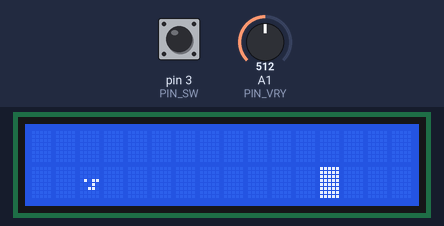
Recording of a sketch running on a simulated Arduino Uno, built with avr-gcc and run on an emulated ATmega328P. Parts: 16×2 character LCD. The test bench sets the inputs (shaded band); at power-on: A1 (PIN_VRY) = 512, pin 3 (PIN_SW) HIGH. Random numbers use the default seed unless the sketch sets one.

Above: at 1.2 s.
1.4 s: A1 (PIN_VRY) set to 415
3.4 s: A1 (PIN_VRY) set to 389
At 3.6 s:
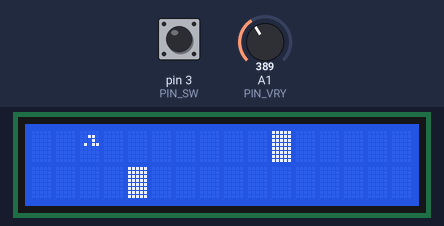
5.5 s: A1 (PIN_VRY) set to 410
At 6.02 s:
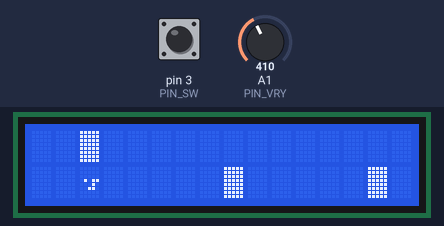
7.6 s: pin 3 (PIN_SW) pulled LOW for 0.15 s
At 13.3 s:
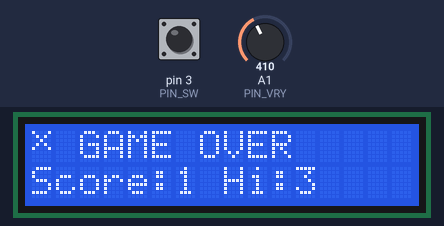

Measured:
- the behaviour switches between 400 and 399 on A1 (PIN_VRY) (found by bisection; images 0 and 1)
- after the input at 7.6 s, the display: first changes after 0.26 s (image 3 shows a later state)

The sketch:

Game_FlappyBird_LCD.ino
```cpp
#include <Wire.h>
#include <LiquidCrystal_I2C.h>

// ---- LCD config ----
LiquidCrystal_I2C lcd(0x27, 16, 2); // change to 0x3F if 0x27 doesn't work

// ---- Pins ----
#define PIN_VRY   A1
#define PIN_SW    3

// ---- Game constants ----
#define BIRD_COL      2
#define OBST_COUNT    3
#define SPACING       6
#define HOVER_TIME    250
#define MIN_TICK      140
#define START_TICK    320
#define FLAP_ANIM_MS  160   // how long wings stay "up" after a flap, for animation

// ---- Custom characters ----
// Bird flying level, wings up
byte birdWingUp[8] = {
  0b00000,
  0b00110,
  0b00010,
  0b01011,
  0b00000,
  0b00000,
  0b00000,
  0b00000
};
// Bird flying level, wings down (mid-flap)
byte birdWingDown[8] = {
  0b00000,
  0b00000,
  0b00000,
  0b01011,
  0b00010,
  0b00110,
  0b00000,
  0b00000
};
byte pipeBlock[8] = {
  0b11111,0b11111,0b11111,0b11111,0b11111,0b11111,0b11111,0b11111
};
byte deadBird[8] = {
  0b10001,0b01010,0b00100,0b01010,0b10001,0b00000,0b00000,0b00000
};

#define CH_BIRD_WUP   1
#define CH_BIRD_WDN   2
#define CH_PIPE       3
#define CH_DEAD       4

// ---- Game state ----
enum GameState { PLAYING, GAMEOVER };
GameState state = PLAYING;

struct Obstacle {
  int col;
  byte gapRow;
  bool scored;
};
Obstacle obst[OBST_COUNT];

byte birdRow = 1;
unsigned long lastFlap = 0;
unsigned long lastTick = 0;
unsigned long tickInterval = START_TICK;
int score = 0;
int highScore = 0;
bool wingUp = true;

// Frame buffers for dirty-cell diffing (prevents flicker)
char currFrame[2][16];
char prevFrame[2][16];

void setup() {
  pinMode(PIN_SW, INPUT_PULLUP);
  randomSeed(analogRead(A0));

  lcd.init();
  lcd.backlight();
  lcd.createChar(CH_BIRD_WUP, birdWingUp);
  lcd.createChar(CH_BIRD_WDN, birdWingDown);
  lcd.createChar(CH_PIPE, pipeBlock);
  lcd.createChar(CH_DEAD, deadBird);

  resetGame();
}

void resetGame() {
  birdRow = 1;
  lastFlap = millis();
  lastTick = millis();
  tickInterval = START_TICK;
  score = 0;
  wingUp = true;

  for (int i = 0; i < OBST_COUNT; i++) {
    obst[i].col = 15 + i * SPACING;
    obst[i].gapRow = random(0, 2);
    obst[i].scored = false;
  }

  for (int r = 0; r < 2; r++)
    for (int c = 0; c < 16; c++) {
      currFrame[r][c] = ' ';
      prevFrame[r][c] = '?'; // force full redraw first pass
    }

  state = PLAYING;
  lcd.clear();
  buildFrame();
  render();
}

void loop() {
  unsigned long now = millis();

  if (state == PLAYING) {
    readJoystick(now);

    // wing animation flaps quickly regardless of tick speed
    wingUp = ((now / FLAP_ANIM_MS) % 2 == 0);

    if (now - lastFlap > HOVER_TIME) {
      birdRow = 1; // gravity
    }

    // redraw bird position every short interval for smooth wing animation
    static unsigned long lastAnimDraw = 0;
    if (now - lastAnimDraw >= FLAP_ANIM_MS) {
      lastAnimDraw = now;
      buildFrame();
      render();
    }

    if (now - lastTick >= tickInterval) {
      lastTick = now;
      moveObstacles();
      if (checkCollision()) {
        gameOver();
      } else {
        buildFrame();
        render();
        if (tickInterval > MIN_TICK) tickInterval -= 2;
      }
    }
  } else { // GAMEOVER
    if (digitalRead(PIN_SW) == LOW) {
      delay(200);
      resetGame();
    }
  }
}

void readJoystick(unsigned long now) {
  int vy = analogRead(PIN_VRY);
  if (vy < 400) {
    birdRow = 0;
    lastFlap = now;
  }
}

void moveObstacles() {
  for (int i = 0; i < OBST_COUNT; i++) {
    obst[i].col--;

    if (obst[i].col == BIRD_COL && !obst[i].scored) {
      score++;
      obst[i].scored = true;
    }

    if (obst[i].col < -1) {
      obst[i].col += OBST_COUNT * SPACING;
      obst[i].gapRow = random(0, 2);
      obst[i].scored = false;
    }
  }
}

bool checkCollision() {
  for (int i = 0; i < OBST_COUNT; i++) {
    if (obst[i].col == BIRD_COL) {
      if (obst[i].gapRow != birdRow) return true;
    }
  }
  return false;
}

// Build the "should look like this" frame into currFrame
void buildFrame() {
  for (int r = 0; r < 2; r++)
    for (int c = 0; c < 16; c++)
      currFrame[r][c] = ' ';

  for (int i = 0; i < OBST_COUNT; i++) {
    int c = obst[i].col;
    if (c >= 0 && c < 16) {
      if (obst[i].gapRow == 0) currFrame[1][c] = CH_PIPE;
      else                     currFrame[0][c] = CH_PIPE;
    }
  }

  char birdChar = wingUp ? CH_BIRD_WUP : CH_BIRD_WDN;
  currFrame[birdRow][BIRD_COL] = birdChar;
}

// Only touch LCD cells that changed -> no flicker, no disappearing
void render() {
  for (int r = 0; r < 2; r++) {
    for (int c = 0; c < 16; c++) {
      if (currFrame[r][c] != prevFrame[r][c]) {
        lcd.setCursor(c, r);
        lcd.write((byte)currFrame[r][c]);
        prevFrame[r][c] = currFrame[r][c];
      }
    }
  }
}

void gameOver() {
  state = GAMEOVER;
  if (score > highScore) highScore = score;

  lcd.clear();
  lcd.setCursor(0, 0);
  lcd.write((byte)CH_DEAD);
  lcd.print(" GAME OVER");
  lcd.setCursor(0, 1);
  lcd.print("Score:");
  lcd.print(score);
  lcd.print(" Hi:");
  lcd.print(highScore);
}
```
